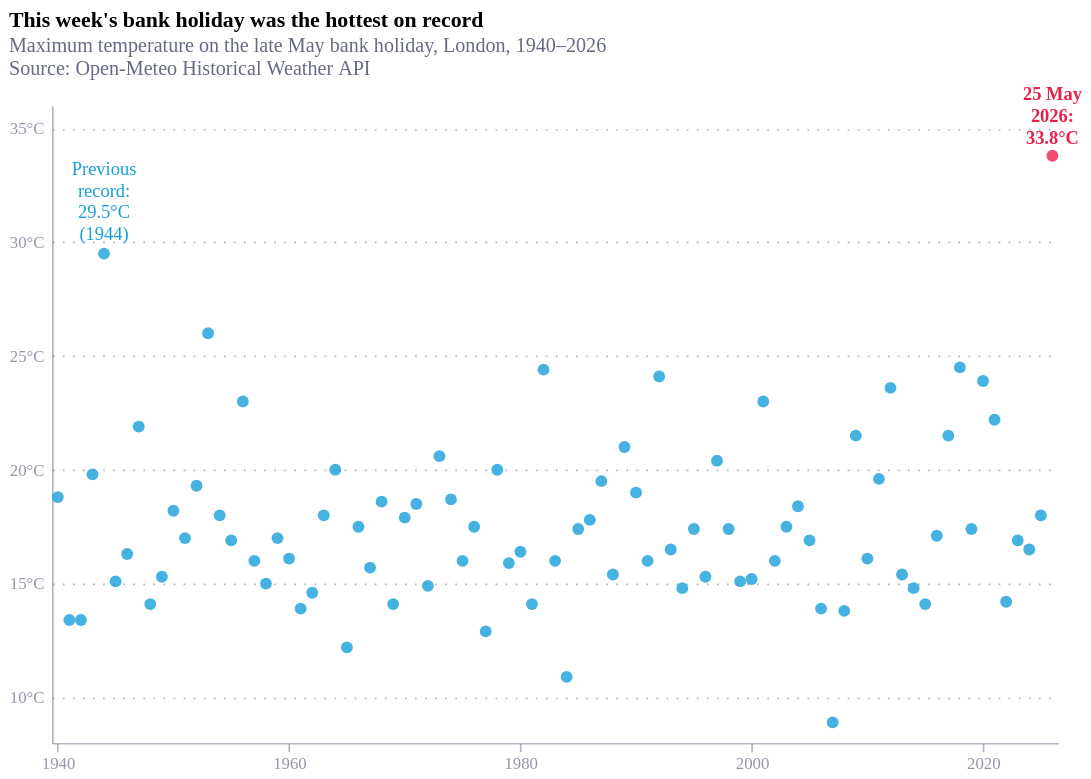

This figure's notebook cell:
### Markdown cell above
🔗 Visit our Data Hub to explore and create your own charts. https://economicsobservatory.com/explore

### Code cell
bh_om["year_str"] = bh_om["year"].astype(str)

mean_val = bh_om[bh_om["year"] < 2026]["tmax"].mean()

bars = alt.Chart(bh_om).mark_point(filled=True, size=50, opacity=0.8).encode(
    x=alt.X("year:O",
            axis=alt.Axis(
                values=[1940, 1960, 1980, 2000, 2020],
                labelExpr="datum.value == 2026 ? '' : datum.value",
                labelAngle=0,
                title=""
            )),
    y=alt.Y("tmax:Q",
            scale=alt.Scale(zero=False, domainMax=35),
            axis=alt.Axis(labelExpr="datum.value + '°C'"),
            title=""),
    color=alt.condition(
        alt.datum.year == 2026,
        alt.value(pallete["nominal_2"]),
        alt.value(pallete["nominal_1"])
    ),
    tooltip=[
        alt.Tooltip("year:O", title="Year"),
        alt.Tooltip("date:T", title="Date", format="%d %b %Y"),
        alt.Tooltip("tmax:Q", title="Max temp (°C)", format=".1f")
    ]
)

mean_line = alt.Chart(pd.DataFrame({"y": [mean_val]})).mark_rule(
    strokeDash=[4, 3],
    strokeWidth=1.2,
    color=pallete["domain"],
    opacity=0.6
).encode(y="y:Q")

mean_label = alt.Chart(pd.DataFrame({
    "y": [mean_val],
    "text": [f"Average: {mean_val:.1f}°C"]
})).mark_text(
    align="right", dx=-4, dy=-8, fontSize=10,
    color=pallete["domain"]
).encode(
    x=alt.value(900),
    y="y:Q",
    text="text:N"
)

# 2026 label
label_2026 = alt.Chart(bh_om[bh_om["year"] == 2026]).mark_text(
    align="center", dy=-36, fontSize=11,
    fontWeight="bold", color=pallete["nominal_2"]
).encode(
    x=alt.X("year:O"),
    y=alt.Y("tmax:Q"),
    text=alt.value(["25 May", "2026: ", "33.8°C "])
)

# 1944 label
label_1944 = alt.Chart(bh_om[bh_om["year"] == 1944]).mark_text(
    align="center", dy=-50, fontSize=11,
    color=pallete["nominal_1"]
).encode(
    x=alt.X("year:O"),
    y=alt.Y("tmax:Q"),
    text=alt.value(["Previous", "record: ", "29.5°C ", "(1944)"])
)

line = alt.Chart(bh_om).mark_line(
    strokeWidth=2.0,
    opacity=0.3,
    color=pallete["nominal_1"]
).encode(
    x=alt.X("year:O"),
    y=alt.Y("tmax:Q")
)

bank_hols = (bars  + label_2026 + label_1944 ).properties(
    width=600,
    height=380,
    title=alt.TitleParams(
        text="This week's bank holiday was the hottest on record",
        subtitle=[
            "Maximum temperature on the late May bank holiday, London, 1940–2026",
            "Source: Open-Meteo Historical Weather API"
        ],
        subtitleColor="#676A86",
        anchor="start"
    )
)

bank_hols

### Figure 1 — Vega-Lite specification as saved in the notebook (floating-point values rounded to 4 significant figures)
{"config": {"font": "Circular Std", "mark": {"line": {"interpolate": "monotone"}}, "view": {"stroke": "transparent", "width": 400, "height": 300}, "range": {"category": ["#36B7B4", "#E6224B", "#F4C245", "#0063AF", "#00A767", "#179FDB", "#EB5C2E"], "diverging": ["#E6224B", "#E54753", "#C9C9C9", "#179FDB", "#122B39"], "heatmap": ["#C9C9C9", "#179FDB", "#0063AF", "#122B39"], "ordinal": ["#00A767", "#36B7B4", "#179FDB", "#0063AF", "#243B5A"]}, "axisX": {"domainColor": "#676A86", "domainOpacity": 0.5, "grid": false, "labelAngle": 0, "labelColor": "#676A86", "labelOpacity": 0.7, "orient": "bottom", "tickColor": "#676A86", "tickCount": 10, "tickOpacity": 0.5, "title": false, "titleAlign": "center", "titleAnchor": "middle", "titleColor": "#676A86", "titleFontSize": 12, "titleOpacity": 0.8, "titleY": -15}, "axisY": {"domainColor": "#676A86", "domainOpacity": 0.5, "gridColor": "#676A86", "gridDash": [1, 5], "gridOpacity": 0.5, "labelColor": "#676A86", "labelOpacity": 0.7, "labelPadding": 5, "tickColor": "#676A86", "tickCount": 8, "tickOpacity": 0.5, "ticks": false, "titleAlign": "left", "titleAngle": 0, "titleBaseline": "bottom", "titleColor": "#676A86", "titleFontSize": 12, "titleOpacity": 0.8, "titleX": 0, "titleY": -7}}, "layer": [{"data": {"name": "data-e45074591a3da60e2c8cd74bab181f10"}, "mark": {"type": "point", "filled": true, "opacity": 0.8, "size": 50}, "encoding": {"color": {"condition": {"test": "(datum.year === 2026)", "value": "#e6224b"}, "value": "#179fdb"}, "tooltip": [{"field": "year", "title": "Year", "type": "ordinal"}, {"field": "date", "format": "%d %b %Y", "title": "Date", "type": "temporal"}, {"field": "tmax", "format": ".1f", "title": "Max temp (°C)", "type": "quantitative"}], "x": {"axis": {"labelAngle": 0, "labelExpr": "datum.value == 2026 ? '' : datum.value", "title": "", "values": [1940, 1960, 1980, 2000, 2020]}, "field": "year", "type": "ordinal"}, "y": {"axis": {"labelExpr": "datum.value + '°C'"}, "field": "tmax", "scale": {"domainMax": 35, "zero": false}, "title": "", "type": "quantitative"}}}, {"data": {"name": "data-6ebb2631ce6d2b8b1b8875a9080eb627"}, "mark": {"type": "text", "align": "center", "color": "#e6224b", "dy": -36, "fontSize": 11, "fontWeight": "bold"}, "encoding": {"text": {"value": ["25 May", "2026: ", "33.8°C "]}, "x": {"field": "year", "type": "ordinal"}, "y": {"field": "tmax", "type": "quantitative"}}}, {"data": {"name": "data-a30e0ec029662c81aa3b89ad3822c38d"}, "mark": {"type": "text", "align": "center", "color": "#179fdb", "dy": -50, "fontSize": 11}, "encoding": {"text": {"value": ["Previous", "record: ", "29.5°C ", "(1944)"]}, "x": {"field": "year", "type": "ordinal"}, "y": {"field": "tmax", "type": "quantitative"}}}], "height": 380, "title": {"text": "This week's bank holiday was the hottest on record", "anchor": "start", "subtitle": ["Maximum temperature on the late May bank holiday, London, 1940–2026", "Source: Open-Meteo Historical Weather API"], "subtitleColor": "#676A86"}, "width": 600, "$schema": "https://vega.github.io/schema/vega-lite/v6.1.0.json", "datasets": {"data-e45074591a3da60e2c8cd74bab181f10": [{"date": "1940-05-27T00:00:00", "tmax": 18.8, "year": 1940, "year_str": "1940"}, {"date": "1941-05-26T00:00:00", "tmax": 13.4, "year": 1941, "year_str": "1941"}, {"date": "1942-05-25T00:00:00", "tmax": 13.4, "year": 1942, "year_str": "1942"}, {"date": "1943-05-31T00:00:00", "tmax": 19.8, "year": 1943, "year_str": "1943"}, {"date": "1944-05-29T00:00:00", "tmax": 29.5, "year": 1944, "year_str": "1944"}, {"date": "1945-05-28T00:00:00", "tmax": 15.1, "year": 1945, "year_str": "1945"}, {"date": "1946-05-27T00:00:00", "tmax": 16.3, "year": 1946, "year_str": "1946"}, {"date": "1947-05-26T00:00:00", "tmax": 21.9, "year": 1947, "year_str": "1947"}, {"date": "1948-05-31T00:00:00", "tmax": 14.1, "year": 1948, "year_str": "1948"}, {"date": "1949-05-30T00:00:00", "tmax": 15.3, "year": 1949, "year_str": "1949"}, {"date": "1950-05-29T00:00:00", "tmax": 18.2, "year": 1950, "year_str": "1950"}, {"date": "1951-05-28T00:00:00", "tmax": 17.0, "year": 1951, "year_str": "1951"}, {"date": "1952-05-26T00:00:00", "tmax": 19.3, "year": 1952, "year_str": "1952"}, {"date": "1953-05-25T00:00:00", "tmax": 26.0, "year": 1953, "year_str": "1953"}, {"date": "1954-05-31T00:00:00", "tmax": 18.0, "year": 1954, "year_str": "1954"}, {"date": "1955-05-30T00:00:00", "tmax": 16.9, "year": 1955, "year_str": "1955"}, {"date": "1956-05-28T00:00:00", "tmax": 23.0, "year": 1956, "year_str": "1956"}, {"date": "1957-05-27T00:00:00", "tmax": 16.0, "year": 1957, "year_str": "1957"}, {"date": "1958-05-26T00:00:00", "tmax": 15.0, "year": 1958, "year_str": "1958"}, {"date": "1959-05-25T00:00:00", "tmax": 17.0, "year": 1959, "year_str": "1959"}, {"date": "1960-05-30T00:00:00", "tmax": 16.1, "year": 1960, "year_str": "1960"}, {"date": "1961-05-29T00:00:00", "tmax": 13.9, "year": 1961, "year_str": "1961"}, {"date": "1962-05-28T00:00:00", "tmax": 14.6, "year": 1962, "year_str": "1962"}, {"date": "1963-05-27T00:00:00", "tmax": 18.0, "year": 1963, "year_str": "1963"}, {"date": "1964-05-25T00:00:00", "tmax": 20.0, "year": 1964, "year_str": "1964"}, {"date": "1965-05-31T00:00:00", "tmax": 12.2, "year": 1965, "year_str": "1965"}, {"date": "1966-05-30T00:00:00", "tmax": 17.5, "year": 1966, "year_str": "1966"}, {"date": "1967-05-29T00:00:00", "tmax": 15.7, "year": 1967, "year_str": "1967"}, {"date": "1968-05-27T00:00:00", "tmax": 18.6, "year": 1968, "year_str": "1968"}, {"date": "1969-05-26T00:00:00", "tmax": 14.1, "year": 1969, "year_str": "1969"}, {"date": "1970-05-25T00:00:00", "tmax": 17.9, "year": 1970, "year_str": "1970"}, {"date": "1971-05-31T00:00:00", "tmax": 18.5, "year": 1971, "year_str": "1971"}, {"date": "1972-05-29T00:00:00", "tmax": 14.9, "year": 1972, "year_str": "1972"}, {"date": "1973-05-28T00:00:00", "tmax": 20.6, "year": 1973, "year_str": "1973"}, {"date": "1974-05-27T00:00:00", "tmax": 18.7, "year": 1974, "year_str": "1974"}, {"date": "1975-05-26T00:00:00", "tmax": 16.0, "year": 1975, "year_str": "1975"}, {"date": "1976-05-31T00:00:00", "tmax": 17.5, "year": 1976, "year_str": "1976"}, {"date": "1977-05-30T00:00:00", "tmax": 12.9, "year": 1977, "year_str": "1977"}, {"date": "1978-05-29T00:00:00", "tmax": 20.0, "year": 1978, "year_str": "1978"}, {"date": "1979-05-28T00:00:00", "tmax": 15.9, "year": 1979, "year_str": "1979"}, {"date": "1980-05-26T00:00:00", "tmax": 16.4, "year": 1980, "year_str": "1980"}, {"date": "1981-05-25T00:00:00", "tmax": 14.1, "year": 1981, "year_str": "1981"}, {"date": "1982-05-31T00:00:00", "tmax": 24.4, "year": 1982, "year_str": "1982"}, {"date": "1983-05-30T00:00:00", "tmax": 16.0, "year": 1983, "year_str": "1983"}, {"date": "1984-05-28T00:00:00", "tmax": 10.9, "year": 1984, "year_str": "1984"}, {"date": "1985-05-27T00:00:00", "tmax": 17.4, "year": 1985, "year_str": "1985"}, {"date": "1986-05-26T00:00:00", "tmax": 17.8, "year": 1986, "year_str": "1986"}, {"date": "1987-05-25T00:00:00", "tmax": 19.5, "year": 1987, "year_str": "1987"}, {"date": "1988-05-30T00:00:00", "tmax": 15.4, "year": 1988, "year_str": "1988"}, {"date": "1989-05-29T00:00:00", "tmax": 21.0, "year": 1989, "year_str": "1989"}, {"date": "1990-05-28T00:00:00", "tmax": 19.0, "year": 1990, "year_str": "1990"}, {"date": "1991-05-27T00:00:00", "tmax": 16.0, "year": 1991, "year_str": "1991"}, {"date": "1992-05-25T00:00:00", "tmax": 24.1, "year": 1992, "year_str": "1992"}, {"date": "1993-05-31T00:00:00", "tmax": 16.5, "year": 1993, "year_str": "1993"}, {"date": "1994-05-30T00:00:00", "tmax": 14.8, "year": 1994, "year_str": "1994"}, {"date": "1995-05-29T00:00:00", "tmax": 17.4, "year": 1995, "year_str": "1995"}, {"date": "1996-05-27T00:00:00", "tmax": 15.3, "year": 1996, "year_str": "1996"}, {"date": "1997-05-26T00:00:00", "tmax": 20.4, "year": 1997, "year_str": "1997"}, {"date": "1998-05-25T00:00:00", "tmax": 17.4, "year": 1998, "year_str": "1998"}, {"date": "1999-05-31T00:00:00", "tmax": 15.1, "year": 1999, "year_str": "1999"}, {"date": "2000-05-29T00:00:00", "tmax": 15.2, "year": 2000, "year_str": "2000"}, {"date": "2001-05-28T00:00:00", "tmax": 23.0, "year": 2001, "year_str": "2001"}, {"date": "2002-05-27T00:00:00", "tmax": 16.0, "year": 2002, "year_str": "2002"}, {"date": "2003-05-26T00:00:00", "tmax": 17.5, "year": 2003, "year_str": "2003"}, {"date": "2004-05-31T00:00:00", "tmax": 18.4, "year": 2004, "year_str": "2004"}, {"date": "2005-05-30T00:00:00", "tmax": 16.9, "year": 2005, "year_str": "2005"}, {"date": "2006-05-29T00:00:00", "tmax": 13.9, "year": 2006, "year_str": "2006"}, {"date": "2007-05-28T00:00:00", "tmax": 8.9, "year": 2007, "year_str": "2007"}, {"date": "2008-05-26T00:00:00", "tmax": 13.8, "year": 2008, "year_str": "2008"}, {"date": "2009-05-25T00:00:00", "tmax": 21.5, "year": 2009, "year_str": "2009"}, {"date": "2010-05-31T00:00:00", "tmax": 16.1, "year": 2010, "year_str": "2010"}, {"date": "2011-05-30T00:00:00", "tmax": 19.6, "year": 2011, "year_str": "2011"}, {"date": "2012-05-28T00:00:00", "tmax": 23.6, "year": 2012, "year_str": "2012"}, {"date": "2013-05-27T00:00:00", "tmax": 15.4, "year": 2013, "year_str": "2013"}, {"date": "2014-05-26T00:00:00", "tmax": 14.8, "year": 2014, "year_str": "2014"}, {"date": "2015-05-25T00:00:00", "tmax": 14.1, "year": 2015, "year_str": "2015"}, {"date": "2016-05-30T00:00:00", "tmax": 17.1, "year": 2016, "year_str": "2016"}, {"date": "2017-05-29T00:00:00", "tmax": 21.5, "year": 2017, "year_str": "2017"}, {"date": "2018-05-28T00:00:00", "tmax": 24.5, "year": 2018, "year_str": "2018"}, {"date": "2019-05-27T00:00:00", "tmax": 17.4, "year": 2019, "year_str": "2019"}, {"date": "2020-05-25T00:00:00", "tmax": 23.9, "year": 2020, "year_str": "2020"}, {"date": "2021-05-31T00:00:00", "tmax": 22.2, "year": 2021, "year_str": "2021"}, {"date": "2022-05-30T00:00:00", "tmax": 14.2, "year": 2022, "year_str": "2022"}, {"date": "2023-05-29T00:00:00", "tmax": 16.9, "year": 2023, "year_str": "2023"}, {"date": "2024-05-27T00:00:00", "tmax": 16.5, "year": 2024, "year_str": "2024"}, {"date": "2025-05-26T00:00:00", "tmax": 18.0, "year": 2025, "year_str": "2025"}, {"date": "2026-05-25T00:00:00", "tmax": 33.8, "year": 2026, "year_str": "2026"}], "data-6ebb2631ce6d2b8b1b8875a9080eb627": [{"date": "2026-05-25T00:00:00", "tmax": 33.8, "year": 2026, "year_str": "2026"}], "data-a30e0ec029662c81aa3b89ad3822c38d": [{"date": "1944-05-29T00:00:00", "tmax": 29.5, "year": 1944, "year_str": "1944"}]}}
